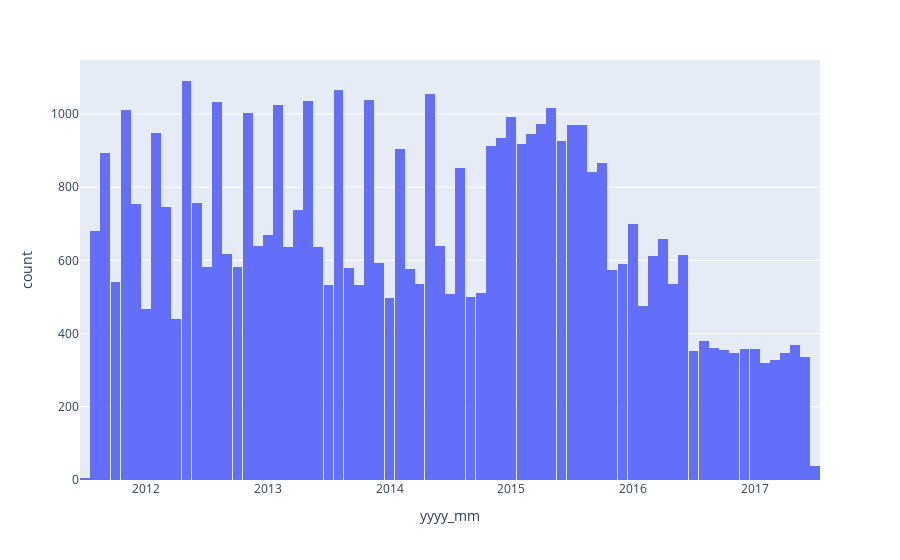

Notebook code cell kept with this figure:
### Code cell
fig=px.histogram(df,x='yyyy_mm')
fig.show()

### Figure 1 — Plotly figure (JSON) as saved in the notebook; plotly's stock layout.template omitted (floating-point values rounded to 4 significant figures; data arrays with more than 128 entries replaced by an {"elided": "..."} marker saying what was removed)
{"data": [{"alignmentgroup": "True", "bingroup": "x", "hovertemplate": "yyyy_mm=%{x}<br>count=%{y}<extra></extra>", "legendgroup": "", "marker": {"color": "#636efa"}, "name": "", "offsetgroup": "", "orientation": "v", "showlegend": false, "type": "histogram", "x": {"elided": "48721 str values"}, "xaxis": "x", "yaxis": "y"}], "layout": {"barmode": "relative", "legend": {"tracegroupgap": 0}, "margin": {"t": 60}, "xaxis": {"anchor": "y", "domain": [0, 1], "title": {"text": "yyyy_mm"}}, "yaxis": {"anchor": "x", "domain": [0, 1], "title": {"text": "count"}}}}
